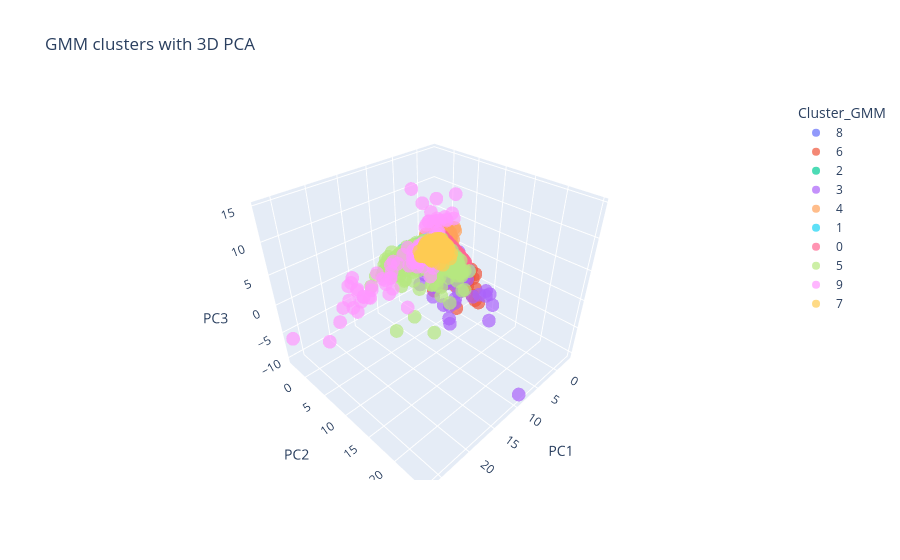

The code cell stored with this chart in its notebook:
### Markdown cell above
Unlike KMeans, GMM does not force compact and circular groups; it allows elliptical and overlapping clusters. Therefore, the graph shows more mixing between colors and more detail in dense areas. This segmentation is useful for distinguishing subprofiles within similar groups, but visually it is less clean than KMeans because several probabilistic components share the same region of the PCA plane.

### Code cell
import plotly.express as px

gmm_pca_3d = gmm_pca_plot.copy()
gmm_pca_3d["Cluster_GMM"] = gmm_pca_3d["Cluster_GMM"].astype(str)

fig = px.scatter_3d(
    gmm_pca_3d,
    x="PC1",
    y="PC2",
    z="PC3",
    color="Cluster_GMM",
    title="GMM clusters with 3D PCA",
    opacity=0.7
)

fig.show()

### Figure 1 — Plotly figure (JSON) as saved in the notebook; plotly's stock layout.template omitted (floating-point values rounded to 4 significant figures; data arrays with more than 128 entries replaced by an {"elided": "..."} marker saying what was removed)
{"data": [{"hovertemplate": "Cluster_GMM=8<br>PC1=%{x}<br>PC2=%{y}<br>PC3=%{z}<extra></extra>", "legendgroup": "8", "marker": {"color": "#636efa", "opacity": 0.7, "symbol": "circle"}, "mode": "markers", "name": "8", "scene": "scene", "showlegend": true, "type": "scatter3d", "x": {"elided": "1195 float values"}, "y": {"elided": "1195 float values"}, "z": {"elided": "1195 float values"}}, {"hovertemplate": "Cluster_GMM=6<br>PC1=%{x}<br>PC2=%{y}<br>PC3=%{z}<extra></extra>", "legendgroup": "6", "marker": {"color": "#EF553B", "opacity": 0.7, "symbol": "circle"}, "mode": "markers", "name": "6", "scene": "scene", "showlegend": true, "type": "scatter3d", "x": {"elided": "827 float values"}, "y": {"elided": "827 float values"}, "z": {"elided": "827 float values"}}, {"hovertemplate": "Cluster_GMM=2<br>PC1=%{x}<br>PC2=%{y}<br>PC3=%{z}<extra></extra>", "legendgroup": "2", "marker": {"color": "#00cc96", "opacity": 0.7, "symbol": "circle"}, "mode": "markers", "name": "2", "scene": "scene", "showlegend": true, "type": "scatter3d", "x": {"elided": "847 float values"}, "y": {"elided": "847 float values"}, "z": {"elided": "847 float values"}}, {"hovertemplate": "Cluster_GMM=3<br>PC1=%{x}<br>PC2=%{y}<br>PC3=%{z}<extra></extra>", "legendgroup": "3", "marker": {"color": "#ab63fa", "opacity": 0.7, "symbol": "circle"}, "mode": "markers", "name": "3", "scene": "scene", "showlegend": true, "type": "scatter3d", "x": {"elided": "345 float values"}, "y": {"elided": "345 float values"}, "z": {"elided": "345 float values"}}, {"hovertemplate": "Cluster_GMM=4<br>PC1=%{x}<br>PC2=%{y}<br>PC3=%{z}<extra></extra>", "legendgroup": "4", "marker": {"color": "#FFA15A", "opacity": 0.7, "symbol": "circle"}, "mode": "markers", "name": "4", "scene": "scene", "showlegend": true, "type": "scatter3d", "x": {"elided": "1383 float values"}, "y": {"elided": "1383 float values"}, "z": {"elided": "1383 float values"}}, {"hovertemplate": "Cluster_GMM=1<br>PC1=%{x}<br>PC2=%{y}<br>PC3=%{z}<extra></extra>", "legendgroup": "1", "marker": {"color": "#19d3f3", "opacity": 0.7, "symbol": "circle"}, "mode": "markers", "name": "1", "scene": "scene", "showlegend": true, "type": "scatter3d", "x": {"elided": "1813 float values"}, "y": {"elided": "1813 float values"}, "z": {"elided": "1813 float values"}}, {"hovertemplate": "Cluster_GMM=0<br>PC1=%{x}<br>PC2=%{y}<br>PC3=%{z}<extra></extra>", "legendgroup": "0", "marker": {"color": "#FF6692", "opacity": 0.7, "symbol": "circle"}, "mode": "markers", "name": "0", "scene": "scene", "showlegend": true, "type": "scatter3d", "x": {"elided": "1153 float values"}, "y": {"elided": "1153 float values"}, "z": {"elided": "1153 float values"}}, {"hovertemplate": "Cluster_GMM=5<br>PC1=%{x}<br>PC2=%{y}<br>PC3=%{z}<extra></extra>", "legendgroup": "5", "marker": {"color": "#B6E880", "opacity": 0.7, "symbol": "circle"}, "mode": "markers", "name": "5", "scene": "scene", "showlegend": true, "type": "scatter3d", "x": {"elided": "649 float values"}, "y": {"elided": "649 float values"}, "z": {"elided": "649 float values"}}, {"hovertemplate": "Cluster_GMM=9<br>PC1=%{x}<br>PC2=%{y}<br>PC3=%{z}<extra></extra>", "legendgroup": "9", "marker": {"color": "#FF97FF", "opacity": 0.7, "symbol": "circle"}, "mode": "markers", "name": "9", "scene": "scene", "showlegend": true, "type": "scatter3d", "x": [2.264, 19.67, 8.988, 15.23, 4.422, 11.37, 18.14, 13.68, 10.82, 3.675, 2.703, 23.51, 10.47, 2.831, 13.28, 0.303, 14.52, 9.662, 1.233, 1.092, 1.204, 3.9, 16.35, 3.168, 1.031, 14.34, 26.57, 2.113, 9.84, 10.57, 2.416, 4.063, 9.847, 14.4, 19.48, -0.6706, 16.76, 0.0302, -0.1956, 9.368, -0.6185, 0.3388, 4.883, 2.893, 0.1897, -0.1555, 0.103, 1.192, 0.5744, 6.653, 17.14, 0.8139, 11.4, 2.324, 17.77, 1.568, 16.7, 3.029, 1.414, 4.615, 18.15, 6.748, 9.038, 2.806, 12.23, 9.857, 5.391, 3.068, 2.714, 2.177, 0.4281, 15.56, 2.977, 3.253, 5.833, 3.662, 2.258, 2.007, 2.539, 1.861, -0.05778, 0.1355, 1.611, 0.7634, 1.567, 2.49, 3.158, 1.475, -0.3352, 1.66, 11.99, 2.623, 1.36, 2.451, 2.046, 2.385, 2.457, 2.394, 1.797, 3.391, 0.1343, 0.6582, 1.637, -0.1854, -0.09203, -0.2259, 0.7706, -0.1386], "y": [1.319, 2.293, -1.202, -0.7292, 1.376, 2.263, 2.808, -1.534, -1.315, -1.173, -1.901, 1.691, -3.149, 1.59, -1.687, -1.507, -3.18, -0.4825, 1.233, -1.351, -1.838, -1.691, -1.052, -2.263, 2.812, -2.009, -3.421, -1.012, -1.811, 0.5077, 1.022, -1.321, -0.1247, 0.3725, -1.529, -1.292, -2.514, 2.26, 0.111, -1.214, -0.0568, -1.043, -2.924, -1.573, -0.2509, 2.133, -1.232, 1.316, 1.3, -2.349, -0.2933, 0.06822, -0.05746, -0.2284, 0.2268, 0.8675, -1.629, -0.3217, 0.1924, -0.8789, -2.242, 0.3854, 2.437, -1.012, -2.529, 4.981, 2.359, -0.7279, -1.81, -1.826, -1.501, -1.898, 2.355, -1.26, -0.4769, 3.554, -1.645, 5.223, -2.156, 5.497, -1.288, -1.035, -1.424, -0.0005242, -0.7669, 0.8414, 1.353, -1.724, -0.4048, -0.4125, 1.582, 6.367, -1.429, -1.449, -1.52, -1.694, -2.095, -1.618, -2.32, 1.112, -1.531, -1.65, -2.307, -1.507, -0.4615, -0.8557, -1.259, -1.495], "z": [2.906, 2.634, -1.52, -2.977, -1.437, 2.971, -0.5716, -4.354, -2.049, -2.021, -2.14, -5.504, -1.985, 7.858, -4.752, -0.1757, -3.19, 0.3915, 5.647, -0.313, -1.009, -2.274, -5.551, -2.175, 6.811, -4.193, -6.225, -2.054, -3.792, -1.097, -4.47, 0.3104, -3.897, -1.647, -6.057, -0.9753, -3.876, 5.869, 2.712, -2.573, 2.548, -0.2493, -0.7808, -2.509, -1.83, 5.551, -0.5295, 6.1, 5.547, -1.5, 1.583, -3.096, -1.439, 4.368, 1.268, -3.184, -4.882, 0.1723, 0.09059, -0.2918, -4.434, 2.7, -6.739, -2.059, -3.518, 14.69, 10.39, -0.8763, -1.04, -0.6334, -0.7225, -2.298, 6.514, -3.168, -1.444, 10.93, -1.507, 8.615, -2.396, 7.788, 0.01994, -0.5792, 0.3317, -2.272, -0.8049, 5.924, 6.301, 0.5283, 2.16, 0.7866, -2.966, 12.19, -0.6307, 0.4452, -0.5313, -0.138, -1.088, 0.5197, -1.636, 5.742, -0.8954, 0.246, -1.941, -0.7032, -1.718, -0.6501, 0.1344, -1.039]}, {"hovertemplate": "Cluster_GMM=7<br>PC1=%{x}<br>PC2=%{y}<br>PC3=%{z}<extra></extra>", "legendgroup": "7", "marker": {"color": "#FECB52", "opacity": 0.7, "symbol": "circle"}, "mode": "markers", "name": "7", "scene": "scene", "showlegend": true, "type": "scatter3d", "x": {"elided": "556 float values"}, "y": {"elided": "556 float values"}, "z": {"elided": "556 float values"}}], "layout": {"legend": {"title": {"text": "Cluster_GMM"}, "tracegroupgap": 0}, "scene": {"domain": {"x": [0, 1], "y": [0, 1]}, "xaxis": {"title": {"text": "PC1"}}, "yaxis": {"title": {"text": "PC2"}}, "zaxis": {"title": {"text": "PC3"}}}, "title": {"text": "GMM clusters with 3D PCA"}}}
